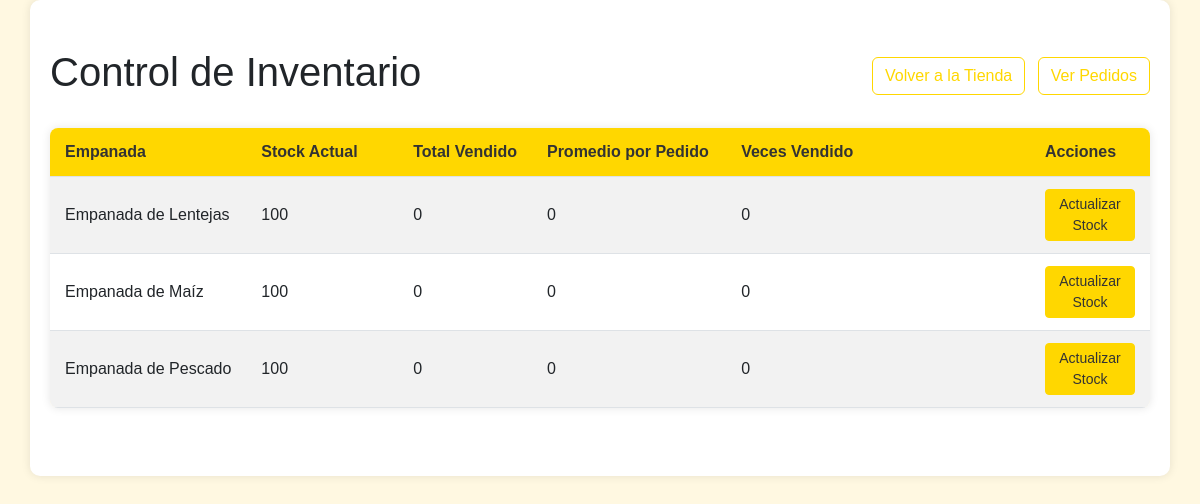
The app's page /inventario.php with its own data.
### tables this page shows
CREATE TABLE IF NOT EXISTS productos (
    id INT AUTO_INCREMENT PRIMARY KEY,
    nombre VARCHAR(100) NOT NULL,
    descripcion TEXT,
    precio DECIMAL(10,2) NOT NULL,
    stock INT NOT NULL DEFAULT 0
);

### inventario.php (the view, shortened to what this page needs)
<?php
require_once 'config/database.php';
try {
    $stmt = $conn->query("
        SELECT
            p.*,
            COALESCE(SUM(dp.cantidad), 0) as total_vendido,
            COALESCE(AVG(dp.cantidad), 0) as promedio_ventas,
            (
                SELECT COUNT(DISTINCT pedido_id)
                FROM detalle_pedido
                WHERE producto_id = p.id
            ) as veces_vendido
        FROM productos p
        LEFT JOIN detalle_pedido dp ON p.id = dp.producto_id
        GROUP BY p.id
        ORDER BY p.nombre
    ");
    $productos = $stmt->fetchAll(PDO::FETCH_ASSOC);
} catch (Exception $e) {
    $error = "Error al obtener los productos: " . $e->getMessage();
}
?>
<!DOCTYPE html>
<html lang="es">
<head>
    <link href="https://cdn.jsdelivr.net/npm/bootstrap@5.3.0/dist/css/bootstrap.min.css" rel="stylesheet">
    <link href="https://cdnjs.cloudflare.com/ajax/libs/font-awesome/6.0.0/css/all.min.css" rel="stylesheet">
    <link href="css/style.css" rel="stylesheet">
</head>
<body>
    <div class="container py-5">
        <div class="d-flex justify-content-between align-items-center mb-4">
            <h1 class="text-center">Control de Inventario</h1>
            <div>
                <a href="index.php" class="btn btn-outline-primary me-2">Volver a la Tienda</a>
                <a href="historial_pedidos.php" class="btn btn-outline-primary">Ver Pedidos</a>
            </div>
        </div>
        <div class="table-responsive">
            <table class="table table-striped">
                <thead>
                    <tr>
                        <th>Empanada</th>
                        <th>Stock Actual</th>
                        <th>Total Vendido</th>
                        <th>Promedio por Pedido</th>
                        <th>Veces Vendido</th>
                        <th>Acciones</th>
                    </tr>
                </thead>
                <tbody>
                    <?php foreach($productos as $producto): ?>
                    <tr>
                        <td><?php echo htmlspecialchars($producto['nombre']); ?></td>
                        <td><?php echo $producto['stock']; ?></td>
                        <td><?php echo $producto['total_vendido']; ?></td>
                        <td><?php echo round($producto['promedio_ventas']); ?></td>
                        <td><?php echo $producto['veces_vendido']; ?></td>
                        <td>
                            <button type="button" class="btn btn-sm btn-primary"
                                    data-bs-toggle="modal"
                                    data-bs-target="#actualizarStockModal<?php echo $producto['id']; ?>">
                                Actualizar Stock
                            </button>
                        </td>
                    </tr>
                    <?php endforeach; ?>
                </tbody>
            </table>
        </div>
    </div>
</body>
</html>

### css/style.css (style rules this page uses)
body { background-color: #fff8e1; font-family: 'Arial', sans-serif; }
.container { background-color: #fff; padding: 20px; border-radius: 10px; box-shadow: 0 0 10px rgba(0,0,0,0.1); }
.table th { background-color: #ffd700; color: #333; white-space: nowrap; padding: 12px 15px; }
.table td { padding: 12px 15px; vertical-align: middle; }
.table-striped tbody tr:nth-of-type(odd) { background-color: #fff8e1; }
.table-striped tbody tr:nth-of-type(even) { background-color: #fff; }
.table-responsive { margin: 20px 0; border-radius: 8px; box-shadow: 0 0 10px rgba(0,0,0,0.1); }
.table { margin-bottom: 0; }
.table thead th { position: sticky; top: 0; z-index: 1; }
.table td:nth-child(1) { width: 150px; white-space: nowrap; }
.table td:nth-child(2) { min-width: 150px; }
.table td:nth-child(3) { width: 120px; }
.table td:nth-child(4) { min-width: 150px; }
.table td:nth-child(5) { min-width: 300px; max-width: 400px; word-wrap: break-word; }
.table td:nth-child(6) { width: 120px; text-align: right; font-weight: bold; }
.btn-primary { background-color: #ffd700; border-color: #ffd700; color: #333; }
.btn-outline-primary { color: #ffd700; border-color: #ffd700; }

### records on screen
productos: nombre "Empanada de Lentejas", stock "100", total_vendido "0", promedio_ventas "0", veces_vendido "0"
productos: nombre "Empanada de Maíz", stock "100", total_vendido "0", promedio_ventas "0", veces_vendido "0"
productos: nombre "Empanada de Pescado", stock "100", total_vendido "0", promedio_ventas "0", veces_vendido "0"
